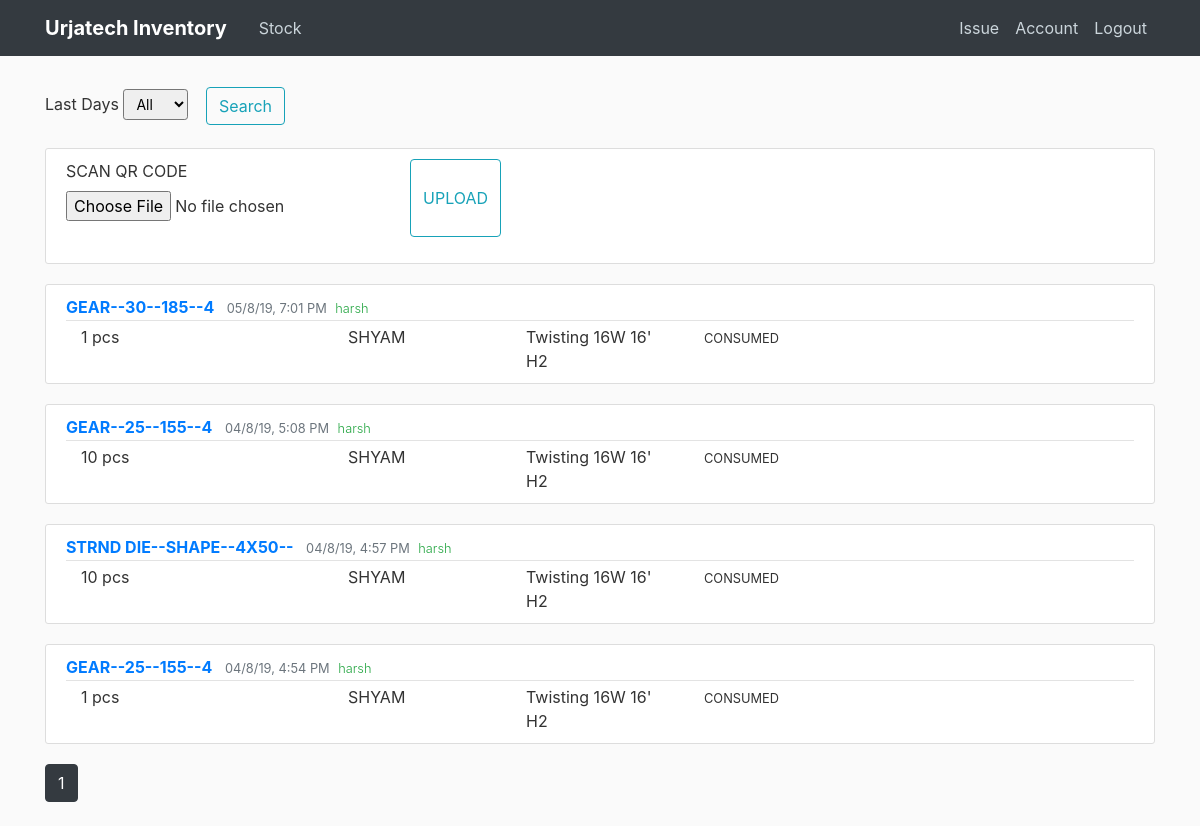
The app's page /home (signed in), older data.
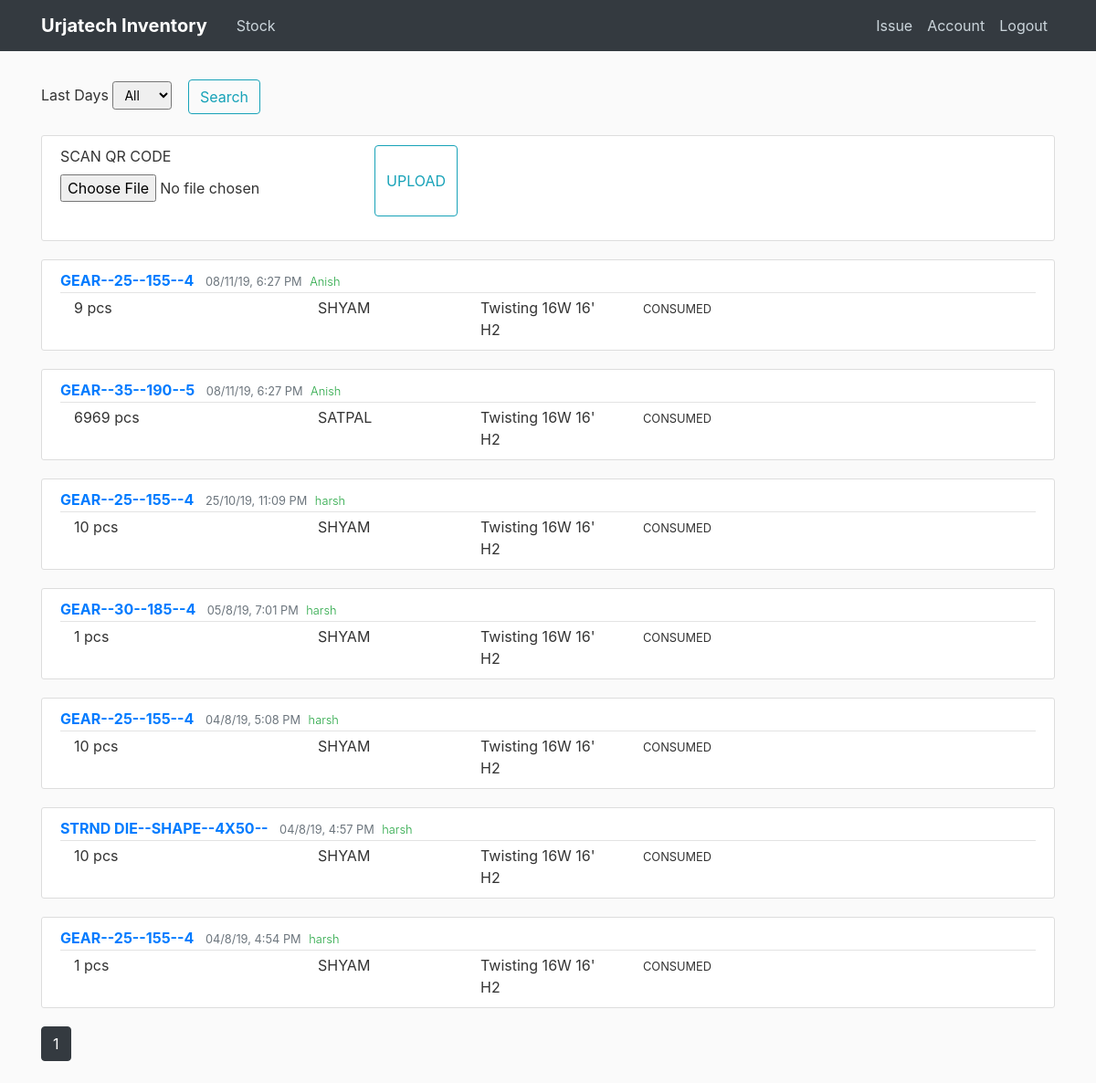
The same page, newer data.
### flaskblog/models.py (models this page shows, shortened)
class Post(db.Model):
    id = db.Column(db.Integer, primary_key=True)
    material_id = db.Column(db.String(50), nullable=False)
    numbers_issued = db.Column(db.Integer)
    unit = db.Column(db.String(10))
    person = db.Column(db.String(20))
    location = db.Column(db.String(50))
    type_issued = db.Column(db.String(20))
    date_posted = db.Column(db.DateTime, nullable=False, default=datetime.now)
    user_id = db.Column(db.Integer, db.ForeignKey('user.id'))

class User(db.Model, UserMixin):
    id = db.Column(db.Integer, primary_key=True)
    name = db.Column(db.String(30), nullable=False)
    username = db.Column(db.String(20), unique=True, nullable=False)
    email = db.Column(db.String(100), unique=True, nullable=False)
    image_file = db.Column(db.String(20), nullable=False, default='56c6632a3ab0abec.jpg')
    password = db.Column(db.String(60), nullable=False)
    posts = db.relationship('Post', backref='author', lazy=True)

### flaskblog/routes.py (the view, shortened to what this page needs)
@app.route("/", methods=['GET', 'POST'])
@app.route("/home", methods=['GET', 'POST'])
@login_required
def home():
    is_empty = False
    page = request.args.get('page', 1, type=int)
    num_posts = min(request.args.get('limit', 10), 50)
    query = request.args.get('q', '')
    per_page = 20
    form = SortDays()
    search_form = Search()
    posts = Post.query.order_by(desc(Post.date_posted))
    if form.sort_days.data == '1':
        posts = Post.query.order_by(desc(Post.date_posted)).filter(
            Post.date_posted > (datetime.now() - timedelta(days=1)))
    elif form.sort_days.data == '7':
        posts = Post.query.order_by(desc(Post.date_posted)).filter(
            Post.date_posted > (datetime.now() - timedelta(days=7)))
    elif form.sort_days.data == '30':
        posts = Post.query.order_by(desc(Post.date_posted)).filter(
            Post.date_posted > (datetime.now() - timedelta(days=30)))
    elif form.sort_days.data == '90':
        posts = Post.query.order_by(desc(Post.date_posted)).filter(
            Post.date_posted > (datetime.now() - timedelta(days=90)))
    elif form.sort_days.data == '360':
        posts = Post.query.order_by(desc(Post.date_posted)).filter(
            Post.date_posted > (datetime.now() - timedelta(days=360)))
    elif form.sort_days.data == 'All':
        posts = Post.query.order_by(desc(Post.date_posted))
    if len(posts.all()) == 0:
        is_empty = True
    barcode_data = None
    form_barcode = UploadScan()
    return render_template('home.html', form=form, search_form=search_form,
                           posts=posts.paginate(page=page, per_page=per_page),
                           is_empty=is_empty, form_barcode=form_barcode,
                           barcode_data=barcode_data)

### flaskblog/forms.py
class SortDays(FlaskForm):
    sort_days = SelectField('Last Days', choices=[('All', 'All'), ('1', '1'),
                                                  ('7', '7'), ('30', '30'),
                                                  ('90', '90'), ('360', '360')])
    submit = SubmitField('Search')

class Search(FlaskForm):
    search_query = StringField('Search', validators=[DataRequired()])
    submit = SubmitField('Search 2')

### flaskblog/models.py (called while the page is built)
@login_manager.user_loader
def load_user(user_id):
    return User.query.get(int(user_id))

### flaskblog/templates/home.html (shortened to what this page needs)
{% extends "layout.html" %}
{% block content %}
<form method="POST" action="">
        <div class="form-group">
            {{ form.sort_days.label(class="form-control-label")}}
            {% if form.sort_days.errors %}
                {{ form.sort_days(class="form-control form-control-lg is-invalid") }}
                <div class="invalid-feedback">
                    {% for error in form.sort_days.errors %}
                    <span>
                    {{ error }}
                    </span>
                    {% endfor %}
                </div>
            {% else %}
            {{ form.sort_days(class="form-control-sm") }}
            {% endif %}
            <div class="btn">
              {{ form.submit(class="btn btn-outline-info") }}
            </div>
        </div>
</form>
<div class="content-section btn-outline">
    <form method="POST" action="" enctype="multipart/form-data">
        <fieldset class="form-group input-group">
            <div class="form-group">
                {{ form_barcode.picture.label() }}
                {{ form_barcode.picture(class="form-control-file input-group") }}
            </div>
            {{ form_barcode.submit(class="btn btn-outline-info") }}
        </fieldset>
    </form>
</div>
{% for post in posts.items %}
  <article class="media content-section">
  <div class="media-body">
    <div class="article-metadata">
        <a class="mr-2 text-uppercase font-weight-bold" href="{{ url_for('post', post_id=post.id) }}"> {{ post.material_id }}</a>
        <small class="text-muted">{{ post.date_posted.strftime("%d/%-m/%-y, %-I:%M %p")}}</small>
        <small class="font-weight-light text-success ml-1">{{ post.author.name }}</small>
      </div>
      <div class="container text-sm">
        <div class="row">
          <div class="col-3">
            {{ post.numbers_issued }} {{post.unit}}
          </div>
          <div class="col-2">
            {{ post.person }}
          </div>
        <div class="col-2">
          {{ post.location }}
        </div>
        <div class="col">
          <small> {{ post.type_issued }}</small>
        </div>
      </div>
      </div>
    </div>
  </article>
{% endfor %}
{% for page_num in posts.iter_pages(left_edge=1, right_edge=1, left_current=1, right_current=2) %}
  {% if page_num %}
    {% if posts.page == page_num %}
      <a class="btn btn-dark mb-4" href="{{ url_for('home', page=page_num) }}">{{page_num}}</a>
    {% else %}
      <a class="btn btn-outline-dark mb-4" href="{{ url_for('home', page=page_num) }}">{{page_num}}</a>
    {% endif %}
  {% else %}
    ...
  {% endif %}
{% endfor %}
{% endblock content %}

### flaskblog/templates/layout.html (shortened to what this page needs)
<!DOCTYPE html>
<html lang="en">
<head>
    <link rel="stylesheet" href="https://stackpath.bootstrapcdn.com/bootstrap/4.3.1/css/bootstrap.min.css">
    <link rel='stylesheet' href='https://cdnjs.cloudflare.com/ajax/libs/animate.css/3.5.1/animate.min.css'>
    <link rel="stylesheet" type="text/css" href="{{ url_for('static', filename='main.css')}}">
</head>
<body>
<header class="site-header">
    <nav class="navbar navbar-expand-md navbar-dark bg-dark fixed-top">
        <div class="container">
            <a class="navbar-brand mr-4 font-weight-bold" href="/">Urjatech Inventory</a>
            <div class="collapse navbar-collapse" id="navbarToggle">
                <div class="navbar-nav mr-auto">
                    {% if current_user.is_authenticated %}
                      <a class="nav-item nav-link" href="{{ url_for('stock')}}">Stock</a>
                    {% endif %}
                </div>
                <div class="navbar-nav">
                    {% if current_user.is_authenticated %}
                      <a class="nav-item nav-link" href="{{ url_for('new_post')}}">Issue</a>
                      <a class="nav-item nav-link" href="{{ url_for('account')}}">Account</a>
                      <a class="nav-item nav-link" href="{{ url_for('logout')}}">Logout</a>
                    {% else %}
                        <a class="nav-item nav-link" href="{{ url_for('login')}}">Login</a>
                        <a class="nav-item nav-link" href="{{ url_for('register')}}">Register</a>
                    {% endif %}
                </div>
            </div>
        </div>
    </nav>
</header>
<main role="main" class="container">
    <div class="row">
        <div class="col-md-12">
            {% block content %}
            {% endblock %}
        </div>
    </div>
</main>
</body>
</html>

### flaskblog/static/main.css (style rules this page uses)
body { background: #fafafa; color: #333333; margin-top: 5rem; }
.site-header .navbar-nav .nav-link { color: #cbd5db; }
.content-section { background: #ffffff; padding: 10px 20px; border: 1px solid #dddddd; border-radius: 3px; margin-bottom: 20px; }
.article-metadata { padding-bottom: 1px; margin-bottom: 4px; border-bottom: 1px solid #e3e3e3 }

Row changes from the older to the newer data that the page shows:
added Post: material_id "GEAR--25--155--4", date_posted "08/11/19, 6:27 PM", author.name "Anish", numbers_issued "9", unit "pcs", person "SHYAM", location "Twisting 16W 16' H2", type_issued "CONSUMED"
added Post: material_id "GEAR--35--190--5", date_posted "08/11/19, 6:27 PM", author.name "Anish", numbers_issued "6969", unit "pcs", person "SATPAL", location "Twisting 16W 16' H2", type_issued "CONSUMED"
added Post: material_id "GEAR--25--155--4", date_posted "25/10/19, 11:09 PM", author.name "harsh", numbers_issued "10", unit "pcs", person "SHYAM", location "Twisting 16W 16' H2", type_issued "CONSUMED"
